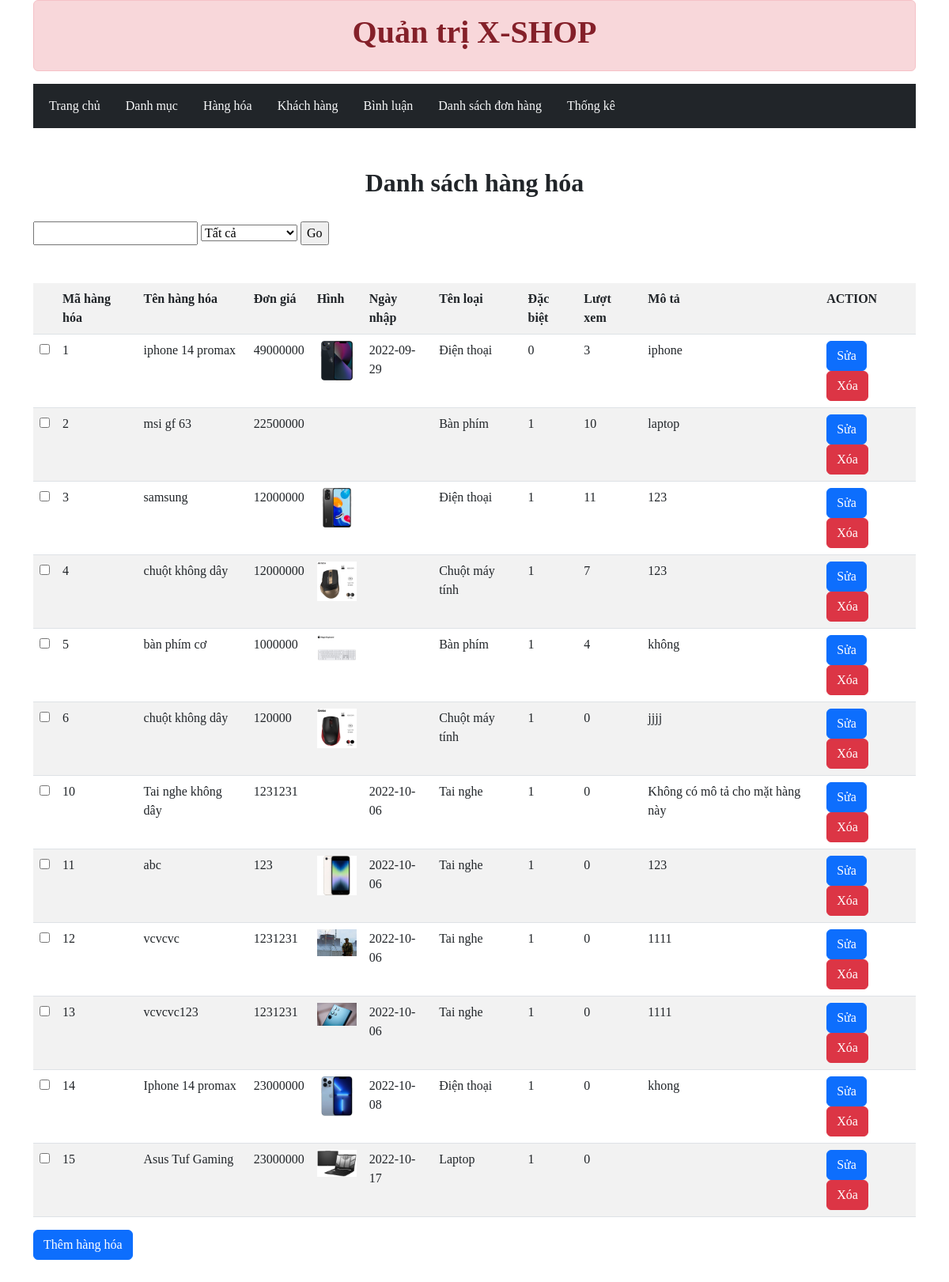
/admin/index.php?act=listhh, run on the app's committed database.
### tables this page shows
CREATE TABLE `hang_hoa` (
  `id` int(11) NOT NULL,
  `ten_hh` varchar(255) NOT NULL,
  `don_gia` double(10,2) NOT NULL,
  `giam_gia` double(10,2) DEFAULT 0.00,
  `hinh` varchar(255) NOT NULL,
  `ngay_nhap` date DEFAULT current_timestamp(),
  `id_loai` int(11) NOT NULL,
  `dac_biet` tinyint(1) NOT NULL,
  `so_luot_xem` int(11) NOT NULL DEFAULT 0,
  `mo_ta` text NOT NULL
);

CREATE TABLE `loai` (
  `id` int(11) NOT NULL,
  `ten_loai` varchar(255) NOT NULL
);

### model/pdo.php (called while the page is built, shortened)
<?php
function pdo_get_connection(){
    $dburl = "mysql:host=localhost;dbname=x_shop;charset=utf8";
    $username = 'root';
    $password = '';
    $conn = new PDO($dburl, $username, $password);
    $conn->setAttribute(PDO::ATTR_ERRMODE, PDO::ERRMODE_EXCEPTION);
    return $conn;
}
function pdo_query($sql){
    $sql_args = array_slice(func_get_args(), 1);
    try{
        $conn = pdo_get_connection();
        $stmt = $conn->prepare($sql);
        $stmt->execute($sql_args);
        $rows = $stmt->fetchAll();
        return $rows;
    }
    catch(PDOException $e){
        throw $e;
    }
    finally{
        unset($conn);
    }
}

### model/hanghoa.php (called while the page is built, shortened)
<?php
    function loadallhh($kw,$idloai){
        $sql = "select*from hang_hoa where 1";
        $listhanghoa = pdo_query($sql);
        return $listhanghoa;
    }
?>

### model/danhmuc.php (called while the page is built, shortened)
<?php
    function loadalldm(){
        $sql = "select*from loai";
        $loaihang = pdo_query($sql);
        return $loaihang;
    }
?>

### admin/hanghoa/listhh.php (the view, shortened to what this page needs)
<?php
$loaihang = loadalldm();
?>
        <div class="dsdm">
                <div class="tieudeds">
                    <h2>Danh sách hàng hóa</h2>
                </div>
                <form class="mb-5" action="index.php?act=listhh" method="post">
                    <input type="text" name="keyword">
                    <select name="idloai">
                        <option value="0" selected>Tất cả</option>
                    </select>
                    <input type="submit" name="listgo" value="Go">
                </form>
                <div class="bangds">
                    <table class="table table-striped">
                            <tr>
                                <th></th>
                                <th>Mã hàng hóa</th>
                                <th>Tên hàng hóa</th>
                                <th>Đơn giá</th>
                                <th>Hình</th>
                                <th>Ngày nhập</th>
                                <th>Tên loại</th>
                                <th>Đặc biệt</th>
                                <th>Lượt xem</th>
                                <th>Mô tả</th>
                                <th>ACTION</th>
                            </tr>
                            <?php foreach($hanghoa as $hanghoa) :?>
                                <tr>
                                    <td><input type="checkbox"></td>
                                    <td><?= $hanghoa['id']?></td>
                                    <td><?= $hanghoa['ten_hh']?></td>
                                    <td><?= $hanghoa['don_gia']?></td>
                                    <td>
                                        <img src="../image/<?= $hanghoa['hinh']?>" alt="" width="50px">
                                    </td>
                                    <td><?= $hanghoa['ngay_nhap']?></td>
                                    <td>
                                    <?php foreach ($loaihang as $loai) : ?>
                                        <?php if ($hanghoa['id_loai'] === $loai['id']) : ?>
                                            <?= $loai['ten_loai']  ?>
                                        <?php endif ?>
                                    <?php endforeach ?>
                                    </td>
                                    <td><?= $hanghoa['dac_biet']?></td>
                                    <td><?= $hanghoa['so_luot_xem']?></td>
                                    <td><?= $hanghoa['mo_ta']?></td>
                                    <td>
                                        <a href="index.php?act=edithh&id=<?= $hanghoa['id']?>"><button class="btn btn-primary">Sửa</button></a>
                                        <a onclick="return confirm('Bạn có chắc chắn muốn xóa loại hàng này không')"  href="index.php?act=deletehh&id=<?= $hanghoa['id']?>"><button class="btn btn-danger">Xóa</button></a>
                                    </td>
                                </tr>
                            <?php endforeach ?>
                    </table>
                    <a href="index.php?act=addhh"><button class="btn btn-primary">Thêm hàng hóa</button></a>
                </div>
        </div>

### view/css/style.css (style rules this page uses)
.dsdm .tieudeds { text-align: center; margin-bottom: 30px; }
.dsdm .tieudeds h2 { font-weight: bold; }

### data on the page
hang_hoa: id "1", ten_hh "iphone 14 promax", don_gia "49000000", hinh (picture), ngay_nhap "2022-09-29", dac_biet "0", so_luot_xem "3", mo_ta "iphone"
loai: ten_loai "Điện thoại"
hang_hoa: id "2", ten_hh "msi gf 63", don_gia "22500000", dac_biet "1", so_luot_xem "10", mo_ta "laptop"
loai: ten_loai "Bàn phím"
hang_hoa: id "3", ten_hh "samsung", don_gia "12000000", hinh (picture), dac_biet "1", so_luot_xem "11", mo_ta "123"
hang_hoa: id "4", ten_hh "chuột không dây", don_gia "12000000", hinh (picture), dac_biet "1", so_luot_xem "7", mo_ta "123"
loai: ten_loai "Chuột máy tính"
hang_hoa: id "5", ten_hh "bàn phím cơ", don_gia "1000000", hinh (picture), dac_biet "1", so_luot_xem "4", mo_ta "không"
hang_hoa: id "6", ten_hh "chuột không dây", don_gia "120000", hinh (picture), dac_biet "1", so_luot_xem "0", mo_ta "jjjj"
hang_hoa: id "10", ten_hh "Tai nghe không dây", don_gia "1231231", ngay_nhap "2022-10-06", dac_biet "1", so_luot_xem "0", mo_ta "Không có mô tả cho mặt hàng này"
loai: ten_loai "Tai nghe"
hang_hoa: id "11", ten_hh "abc", don_gia "123", hinh (picture), ngay_nhap "2022-10-06", dac_biet "1", so_luot_xem "0", mo_ta "123"
hang_hoa: id "12", ten_hh "vcvcvc", don_gia "1231231", hinh (picture), ngay_nhap "2022-10-06", dac_biet "1", so_luot_xem "0", mo_ta "1111"
hang_hoa: id "13", ten_hh "vcvcvc123", don_gia "1231231", hinh (picture), ngay_nhap "2022-10-06", dac_biet "1", so_luot_xem "0", mo_ta "1111"
hang_hoa: id "14", ten_hh "Iphone 14 promax", don_gia "23000000", hinh (picture), ngay_nhap "2022-10-08", dac_biet "1", so_luot_xem "0", mo_ta "khong"
hang_hoa: id "15", ten_hh "Asus Tuf Gaming", don_gia "23000000", hinh (picture), ngay_nhap "2022-10-17", dac_biet "1", so_luot_xem "0"
loai: ten_loai "Laptop"
